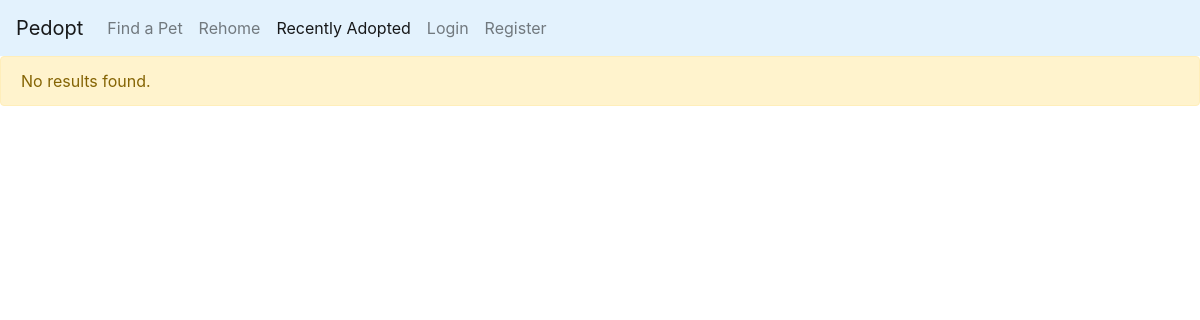
/adopted, run on an earlier commit of the app's database.
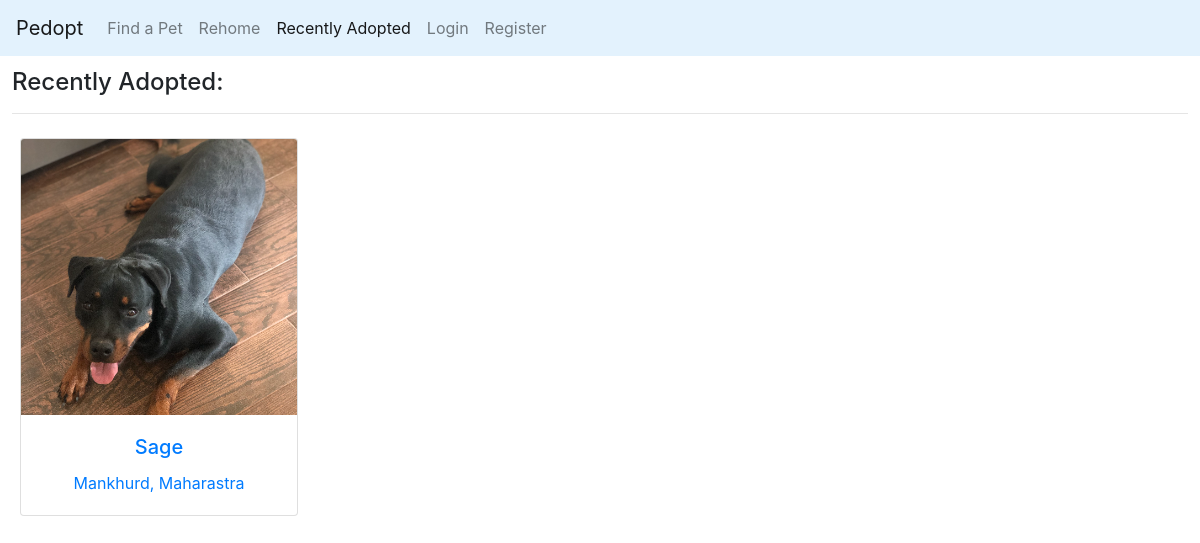
And on a later commit of the database.
### pedopt/models.py (models this page shows, shortened)
class Pet(models.Model):
    name = models.CharField(max_length=256)
    image = models.ImageField(upload_to="images/")
    owner = models.ForeignKey(User, on_delete=models.CASCADE, related_name="owner")
    genders = (("Male", "Male"), ("Female", "Female"))
    sex = models.CharField(max_length=10, choices=genders)
    zip_code = models.IntegerField()
    city = models.CharField(max_length=256)
    state = models.CharField(max_length=256)
    age_groups = (("Young", "Young"), ("Adult", "Adult"), ("Senior", "Senior"))
    age_group = models.CharField(max_length=6, choices=age_groups)
    types = (("Dog", "Dog"), ("Cat", "Cat"), ("Other", "Other"))
    pet_type = models.CharField(max_length=256, choices=types)
    about = models.CharField(max_length=1024)
    added_at = models.DateTimeField(auto_now_add=True)
    adopted = models.BooleanField(default=False)
    class Meta:
        ordering = ['-added_at']

### pedopt/views.py (the view)
# urls.py: path("adopted", views.adopted, name="adopted"),
def adopted(request):
    try:
        pets = Pet.objects.filter(adopted=True)
        p = Paginator(pets, 12)
        current_page_no = int(request.GET.get("page") or 1)
        current_page = p.page(current_page_no)
    except Exception as e:
        print(e)
        return render(request, "pedopt/get_pet.html", {
            "message": "Some error occured, Please try again."
            })
    return render(request, "pedopt/adopted.html", {
        "p": p,
        "current_page": current_page_no,
        "pets": current_page,
        "range": max(p.page_range),
        "has_next": current_page.has_next(),
        "has_previous": current_page.has_previous(),
        })

### pedopt/templates/pedopt/adopted.html (shortened to what this page needs)
{% extends "pedopt/layout.html" %}
{% block body %}
{% if pets %}
<div style="margin: 1%">
<h4>Recently Adopted:</h4>
<hr>
</div>
<div class="row" style="margin: 1%">
{% for pet in pets %}
    <div class="col-sm-12 col-md-3 col-lg-3" style="padding: 8px;">
      <a href="{% url 'pet' pet.id %}" style="text-decoration: none;">
      <div class="card text-center">
        <img src="{{ pet.image.url }}" style="max-height: 400px"  class="card-img-top" alt="...">
        <div class="card-body">
          <h5 class="card-title">{{ pet.name }}</h5>
          <p class="card-text">{{ pet.city|title }}, {{ pet.state|title }}</p>
        </div>
      </div>
    </a>
    </div>
{% endfor %}
  </div>
{% else %}
<div class="alert alert-warning">
No results found.
</div>
{% endif %}
{% endblock %}

What changed in the data, as far as the page shows it:
now on this page (row edited): Pet: image (picture), name "Sage", city "Mankhurd", state "Maharastra"
Also different on the page:
text no longer shown: "No results found."
text now shown: "Recently Adopted:"
